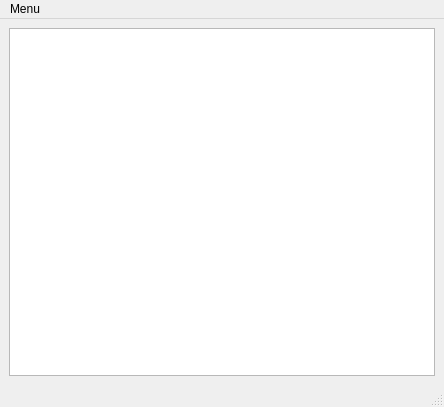
<?xml version="1.0" encoding="UTF-8"?>
<ui version="4.0">
 <class>Console</class>
 <widget class="QMainWindow" name="Console">
  <property name="geometry">
   <rect>
    <x>0</x>
    <y>0</y>
    <width>444</width>
    <height>407</height>
   </rect>
  </property>
  <property name="windowTitle">
   <string>Console</string>
  </property>
  <widget class="QWidget" name="centralwidget">
   <layout class="QGridLayout" name="gridLayout">
    <item row="0" column="0">
     <widget class="QTextBrowser" name="console"/>
    </item>
   </layout>
  </widget>
  <widget class="QMenuBar" name="menubar">
   <property name="geometry">
    <rect>
     <x>0</x>
     <y>0</y>
     <width>444</width>
     <height>20</height>
    </rect>
   </property>
   <widget class="QMenu" name="menuMenu">
    <property name="title">
     <string>Menu</string>
    </property>
    <widget class="QMenu" name="menuTxt">
     <property name="title">
      <string>Txt</string>
     </property>
     <addaction name="actionTxtCreate"/>
     <addaction name="actionTxtWrite"/>
    </widget>
    <widget class="QMenu" name="menuJson">
     <property name="title">
      <string>Json</string>
     </property>
     <addaction name="actionJsonCreate"/>
     <addaction name="actionJsonSerialize"/>
    </widget>
    <widget class="QMenu" name="menuXml">
     <property name="title">
      <string>Xml</string>
     </property>
     <addaction name="actionXmlCreate"/>
     <addaction name="actionXmlSerialize"/>
    </widget>
    <widget class="QMenu" name="menuZip">
     <property name="title">
      <string>Zip</string>
     </property>
     <addaction name="actionZipCreate"/>
     <addaction name="actionZipAdd"/>
     <addaction name="actionZipUnzip"/>
     <addaction name="actionZipRemove"/>
    </widget>
    <addaction name="actionDI"/>
    <addaction name="menuTxt"/>
    <addaction name="menuJson"/>
    <addaction name="menuXml"/>
    <addaction name="menuZip"/>
    <addaction name="actionOpen"/>
    <addaction name="actionDelete"/>
   </widget>
   <addaction name="menuMenu"/>
  </widget>
  <widget class="QStatusBar" name="statusbar"/>
  <action name="actionDI">
   <property name="text">
    <string>Disks info</string>
   </property>
  </action>
  <action name="actionTxtCreate">
   <property name="text">
    <string>Create</string>
   </property>
  </action>
  <action name="actionTxtWrite">
   <property name="text">
    <string>Write</string>
   </property>
  </action>
  <action name="actionRemove">
   <property name="text">
    <string>Read</string>
   </property>
  </action>
  <action name="actionRemove_2">
   <property name="text">
    <string>Remove</string>
   </property>
  </action>
  <action name="actionJsonCreate">
   <property name="text">
    <string>Create</string>
   </property>
  </action>
  <action name="actionJsonSerialize">
   <property name="text">
    <string>Serialize</string>
   </property>
  </action>
  <action name="actionRead">
   <property name="text">
    <string>Read</string>
   </property>
  </action>
  <action name="actionRemove_3">
   <property name="text">
    <string>Remove</string>
   </property>
  </action>
  <action name="actionXmlCreate">
   <property name="text">
    <string>Create</string>
   </property>
  </action>
  <action name="actionXmlSerialize">
   <property name="text">
    <string>Serialize</string>
   </property>
  </action>
  <action name="actionZipCreate">
   <property name="text">
    <string>Create</string>
   </property>
  </action>
  <action name="actionZipAdd">
   <property name="text">
    <string>Add file</string>
   </property>
  </action>
  <action name="actionZipUnzip">
   <property name="text">
    <string>Unzip file</string>
   </property>
  </action>
  <action name="actionZipRemove">
   <property name="text">
    <string>Remove file</string>
   </property>
  </action>
  <action name="actionOpen">
   <property name="text">
    <string>Read file</string>
   </property>
  </action>
  <action name="actionDelete">
   <property name="text">
    <string>Remove file</string>
   </property>
  </action>
 </widget>
 <resources/>
 <connections/>
</ui>
